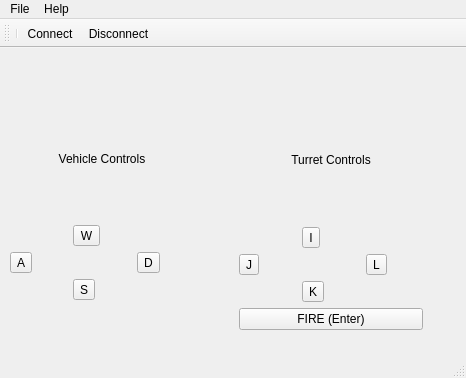
<?xml version="1.0" encoding="UTF-8"?>
<ui version="4.0">
 <class>RemoteControlBase</class>
 <widget class="QMainWindow" name="RemoteControlBase">
  <property name="geometry">
   <rect>
    <x>0</x>
    <y>0</y>
    <width>466</width>
    <height>378</height>
   </rect>
  </property>
  <property name="windowTitle">
   <string>MainWindow</string>
  </property>
  <widget class="QWidget" name="centralwidget">
   <widget class="QWidget" name="layoutWidget">
    <property name="geometry">
     <rect>
      <x>10</x>
      <y>50</y>
      <width>184</width>
      <height>202</height>
     </rect>
    </property>
    <layout class="QGridLayout" name="gridLayout">
     <item row="0" column="0" colspan="3">
      <widget class="QLabel" name="vehicleControlLabel">
       <property name="text">
        <string>Vehicle Controls</string>
       </property>
       <property name="alignment">
        <set>Qt::AlignCenter</set>
       </property>
      </widget>
     </item>
     <item row="1" column="0">
      <spacer name="horizontalSpacer_4">
       <property name="orientation">
        <enum>Qt::Horizontal</enum>
       </property>
       <property name="sizeHint" stdset="0">
        <size>
         <width>58</width>
         <height>20</height>
        </size>
       </property>
      </spacer>
     </item>
     <item row="1" column="1">
      <widget class="QToolButton" name="forwardButton">
       <property name="text">
        <string>W</string>
       </property>
       <property name="icon">
        <iconset resource="resources/icons.qrc">
         <normaloff>:/vehicleIcons/up.png</normaloff>:/vehicleIcons/up.png</iconset>
       </property>
       <property name="iconSize">
        <size>
         <width>32</width>
         <height>32</height>
        </size>
       </property>
       <property name="toolButtonStyle">
        <enum>Qt::ToolButtonTextUnderIcon</enum>
       </property>
      </widget>
     </item>
     <item row="1" column="2">
      <spacer name="horizontalSpacer_2">
       <property name="orientation">
        <enum>Qt::Horizontal</enum>
       </property>
       <property name="sizeHint" stdset="0">
        <size>
         <width>58</width>
         <height>20</height>
        </size>
       </property>
      </spacer>
     </item>
     <item row="2" column="0">
      <widget class="QToolButton" name="leftButton">
       <property name="text">
        <string>A</string>
       </property>
       <property name="icon">
        <iconset resource="resources/icons.qrc">
         <normaloff>:/vehicleIcons/left.png</normaloff>:/vehicleIcons/left.png</iconset>
       </property>
       <property name="iconSize">
        <size>
         <width>32</width>
         <height>32</height>
        </size>
       </property>
       <property name="toolButtonStyle">
        <enum>Qt::ToolButtonTextUnderIcon</enum>
       </property>
      </widget>
     </item>
     <item row="2" column="1">
      <spacer name="horizontalSpacer_5">
       <property name="orientation">
        <enum>Qt::Horizontal</enum>
       </property>
       <property name="sizeHint" stdset="0">
        <size>
         <width>58</width>
         <height>20</height>
        </size>
       </property>
      </spacer>
     </item>
     <item row="2" column="2">
      <widget class="QToolButton" name="rightButton">
       <property name="text">
        <string>D</string>
       </property>
       <property name="icon">
        <iconset resource="resources/icons.qrc">
         <normaloff>:/vehicleIcons/right.png</normaloff>:/vehicleIcons/right.png</iconset>
       </property>
       <property name="iconSize">
        <size>
         <width>32</width>
         <height>32</height>
        </size>
       </property>
       <property name="toolButtonStyle">
        <enum>Qt::ToolButtonTextUnderIcon</enum>
       </property>
      </widget>
     </item>
     <item row="3" column="0">
      <spacer name="horizontalSpacer">
       <property name="orientation">
        <enum>Qt::Horizontal</enum>
       </property>
       <property name="sizeHint" stdset="0">
        <size>
         <width>58</width>
         <height>20</height>
        </size>
       </property>
      </spacer>
     </item>
     <item row="3" column="1">
      <widget class="QToolButton" name="reverseButton">
       <property name="text">
        <string>S</string>
       </property>
       <property name="icon">
        <iconset resource="resources/icons.qrc">
         <normaloff>:/vehicleIcons/down.png</normaloff>:/vehicleIcons/down.png</iconset>
       </property>
       <property name="iconSize">
        <size>
         <width>32</width>
         <height>32</height>
        </size>
       </property>
       <property name="toolButtonStyle">
        <enum>Qt::ToolButtonTextUnderIcon</enum>
       </property>
      </widget>
     </item>
     <item row="3" column="2">
      <spacer name="horizontalSpacer_3">
       <property name="orientation">
        <enum>Qt::Horizontal</enum>
       </property>
       <property name="sizeHint" stdset="0">
        <size>
         <width>58</width>
         <height>20</height>
        </size>
       </property>
      </spacer>
     </item>
    </layout>
   </widget>
   <widget class="QWidget" name="layoutWidget">
    <property name="geometry">
     <rect>
      <x>239</x>
      <y>50</y>
      <width>184</width>
      <height>232</height>
     </rect>
    </property>
    <layout class="QGridLayout" name="gridLayout_2">
     <item row="0" column="0" colspan="3">
      <widget class="QLabel" name="turretControlLabel">
       <property name="text">
        <string>Turret Controls</string>
       </property>
       <property name="alignment">
        <set>Qt::AlignCenter</set>
       </property>
      </widget>
     </item>
     <item row="1" column="0">
      <spacer name="horizontalSpacer_9">
       <property name="orientation">
        <enum>Qt::Horizontal</enum>
       </property>
       <property name="sizeHint" stdset="0">
        <size>
         <width>58</width>
         <height>20</height>
        </size>
       </property>
      </spacer>
     </item>
     <item row="1" column="1">
      <widget class="QToolButton" name="turretUpButton">
       <property name="text">
        <string>I</string>
       </property>
       <property name="icon">
        <iconset resource="resources/icons.qrc">
         <normaloff>:/vehicleIcons/up_turret.png</normaloff>:/vehicleIcons/up_turret.png</iconset>
       </property>
       <property name="iconSize">
        <size>
         <width>32</width>
         <height>32</height>
        </size>
       </property>
       <property name="toolButtonStyle">
        <enum>Qt::ToolButtonTextUnderIcon</enum>
       </property>
      </widget>
     </item>
     <item row="1" column="2">
      <spacer name="horizontalSpacer_10">
       <property name="orientation">
        <enum>Qt::Horizontal</enum>
       </property>
       <property name="sizeHint" stdset="0">
        <size>
         <width>58</width>
         <height>20</height>
        </size>
       </property>
      </spacer>
     </item>
     <item row="2" column="0">
      <widget class="QToolButton" name="turretLeftButton">
       <property name="text">
        <string>J</string>
       </property>
       <property name="icon">
        <iconset resource="resources/icons.qrc">
         <normaloff>:/vehicleIcons/left_turret.png</normaloff>:/vehicleIcons/left_turret.png</iconset>
       </property>
       <property name="iconSize">
        <size>
         <width>32</width>
         <height>32</height>
        </size>
       </property>
       <property name="toolButtonStyle">
        <enum>Qt::ToolButtonTextUnderIcon</enum>
       </property>
      </widget>
     </item>
     <item row="2" column="1">
      <spacer name="horizontalSpacer_8">
       <property name="orientation">
        <enum>Qt::Horizontal</enum>
       </property>
       <property name="sizeHint" stdset="0">
        <size>
         <width>58</width>
         <height>20</height>
        </size>
       </property>
      </spacer>
     </item>
     <item row="2" column="2">
      <widget class="QToolButton" name="turretRightButton">
       <property name="text">
        <string>L</string>
       </property>
       <property name="icon">
        <iconset resource="resources/icons.qrc">
         <normaloff>:/vehicleIcons/right_turret.png</normaloff>:/vehicleIcons/right_turret.png</iconset>
       </property>
       <property name="iconSize">
        <size>
         <width>32</width>
         <height>32</height>
        </size>
       </property>
       <property name="toolButtonStyle">
        <enum>Qt::ToolButtonTextUnderIcon</enum>
       </property>
      </widget>
     </item>
     <item row="3" column="0">
      <spacer name="horizontalSpacer_6">
       <property name="orientation">
        <enum>Qt::Horizontal</enum>
       </property>
       <property name="sizeHint" stdset="0">
        <size>
         <width>58</width>
         <height>20</height>
        </size>
       </property>
      </spacer>
     </item>
     <item row="3" column="1">
      <widget class="QToolButton" name="turretDownButton">
       <property name="text">
        <string>K</string>
       </property>
       <property name="icon">
        <iconset resource="resources/icons.qrc">
         <normaloff>:/vehicleIcons/down_turret.png</normaloff>:/vehicleIcons/down_turret.png</iconset>
       </property>
       <property name="iconSize">
        <size>
         <width>32</width>
         <height>32</height>
        </size>
       </property>
       <property name="toolButtonStyle">
        <enum>Qt::ToolButtonTextUnderIcon</enum>
       </property>
      </widget>
     </item>
     <item row="3" column="2">
      <spacer name="horizontalSpacer_7">
       <property name="orientation">
        <enum>Qt::Horizontal</enum>
       </property>
       <property name="sizeHint" stdset="0">
        <size>
         <width>58</width>
         <height>20</height>
        </size>
       </property>
      </spacer>
     </item>
     <item row="4" column="0" colspan="3">
      <widget class="QPushButton" name="fireButton">
       <property name="text">
        <string>FIRE (Enter)</string>
       </property>
      </widget>
     </item>
    </layout>
   </widget>
  </widget>
  <widget class="QMenuBar" name="menubar">
   <property name="geometry">
    <rect>
     <x>0</x>
     <y>0</y>
     <width>466</width>
     <height>21</height>
    </rect>
   </property>
   <widget class="QMenu" name="menuFile">
    <property name="title">
     <string>File</string>
    </property>
    <addaction name="actionQuit"/>
   </widget>
   <widget class="QMenu" name="menuHelp">
    <property name="title">
     <string>Help</string>
    </property>
    <addaction name="actionAbout_Remote_Control"/>
   </widget>
   <addaction name="menuFile"/>
   <addaction name="menuHelp"/>
  </widget>
  <widget class="QStatusBar" name="statusBar"/>
  <widget class="QToolBar" name="toolBar">
   <property name="minimumSize">
    <size>
     <width>20</width>
     <height>20</height>
    </size>
   </property>
   <property name="windowTitle">
    <string>toolBar</string>
   </property>
   <attribute name="toolBarArea">
    <enum>TopToolBarArea</enum>
   </attribute>
   <attribute name="toolBarBreak">
    <bool>false</bool>
   </attribute>
   <addaction name="separator"/>
   <addaction name="actionConnect"/>
   <addaction name="actionDisconnect"/>
  </widget>
  <action name="actionQuit">
   <property name="text">
    <string>Quit</string>
   </property>
  </action>
  <action name="actionConnect">
   <property name="text">
    <string>Connect</string>
   </property>
  </action>
  <action name="actionDisconnect">
   <property name="text">
    <string>Disconnect</string>
   </property>
  </action>
  <action name="actionAbout_Remote_Control">
   <property name="text">
    <string>About Remote Control</string>
   </property>
  </action>
 </widget>
 <resources>
  <include location="resources/icons.qrc"/>
 </resources>
 <connections>
  <connection>
   <sender>forwardButton</sender>
   <signal>pressed()</signal>
   <receiver>RemoteControlBase</receiver>
   <slot>start_forward()</slot>
   <hints>
    <hint type="sourcelabel">
     <x>102</x>
     <y>103</y>
    </hint>
    <hint type="destinationlabel">
     <x>233</x>
     <y>156</y>
    </hint>
   </hints>
  </connection>
  <connection>
   <sender>forwardButton</sender>
   <signal>released()</signal>
   <receiver>RemoteControlBase</receiver>
   <slot>stop_forward()</slot>
   <hints>
    <hint type="sourcelabel">
     <x>102</x>
     <y>103</y>
    </hint>
    <hint type="destinationlabel">
     <x>233</x>
     <y>156</y>
    </hint>
   </hints>
  </connection>
  <connection>
   <sender>leftButton</sender>
   <signal>pressed()</signal>
   <receiver>RemoteControlBase</receiver>
   <slot>start_left()</slot>
   <hints>
    <hint type="sourcelabel">
     <x>40</x>
     <y>164</y>
    </hint>
    <hint type="destinationlabel">
     <x>233</x>
     <y>156</y>
    </hint>
   </hints>
  </connection>
  <connection>
   <sender>leftButton</sender>
   <signal>released()</signal>
   <receiver>RemoteControlBase</receiver>
   <slot>stop_left()</slot>
   <hints>
    <hint type="sourcelabel">
     <x>40</x>
     <y>164</y>
    </hint>
    <hint type="destinationlabel">
     <x>233</x>
     <y>156</y>
    </hint>
   </hints>
  </connection>
  <connection>
   <sender>reverseButton</sender>
   <signal>pressed()</signal>
   <receiver>RemoteControlBase</receiver>
   <slot>start_reverse()</slot>
   <hints>
    <hint type="sourcelabel">
     <x>102</x>
     <y>225</y>
    </hint>
    <hint type="destinationlabel">
     <x>233</x>
     <y>156</y>
    </hint>
   </hints>
  </connection>
  <connection>
   <sender>reverseButton</sender>
   <signal>released()</signal>
   <receiver>RemoteControlBase</receiver>
   <slot>stop_reverse()</slot>
   <hints>
    <hint type="sourcelabel">
     <x>102</x>
     <y>225</y>
    </hint>
    <hint type="destinationlabel">
     <x>233</x>
     <y>156</y>
    </hint>
   </hints>
  </connection>
  <connection>
   <sender>rightButton</sender>
   <signal>pressed()</signal>
   <receiver>RemoteControlBase</receiver>
   <slot>start_right()</slot>
   <hints>
    <hint type="sourcelabel">
     <x>164</x>
     <y>164</y>
    </hint>
    <hint type="destinationlabel">
     <x>233</x>
     <y>156</y>
    </hint>
   </hints>
  </connection>
  <connection>
   <sender>rightButton</sender>
   <signal>released()</signal>
   <receiver>RemoteControlBase</receiver>
   <slot>stop_right()</slot>
   <hints>
    <hint type="sourcelabel">
     <x>164</x>
     <y>164</y>
    </hint>
    <hint type="destinationlabel">
     <x>233</x>
     <y>156</y>
    </hint>
   </hints>
  </connection>
  <connection>
   <sender>fireButton</sender>
   <signal>pressed()</signal>
   <receiver>RemoteControlBase</receiver>
   <slot>start_fire()</slot>
   <hints>
    <hint type="sourcelabel">
     <x>330</x>
     <y>290</y>
    </hint>
    <hint type="destinationlabel">
     <x>232</x>
     <y>166</y>
    </hint>
   </hints>
  </connection>
  <connection>
   <sender>fireButton</sender>
   <signal>released()</signal>
   <receiver>RemoteControlBase</receiver>
   <slot>stop_fire()</slot>
   <hints>
    <hint type="sourcelabel">
     <x>330</x>
     <y>290</y>
    </hint>
    <hint type="destinationlabel">
     <x>232</x>
     <y>166</y>
    </hint>
   </hints>
  </connection>
  <connection>
   <sender>turretDownButton</sender>
   <signal>pressed()</signal>
   <receiver>RemoteControlBase</receiver>
   <slot>start_turret_down()</slot>
   <hints>
    <hint type="sourcelabel">
     <x>330</x>
     <y>245</y>
    </hint>
    <hint type="destinationlabel">
     <x>232</x>
     <y>166</y>
    </hint>
   </hints>
  </connection>
  <connection>
   <sender>turretDownButton</sender>
   <signal>released()</signal>
   <receiver>RemoteControlBase</receiver>
   <slot>stop_turret_down()</slot>
   <hints>
    <hint type="sourcelabel">
     <x>330</x>
     <y>245</y>
    </hint>
    <hint type="destinationlabel">
     <x>232</x>
     <y>166</y>
    </hint>
   </hints>
  </connection>
  <connection>
   <sender>turretLeftButton</sender>
   <signal>pressed()</signal>
   <receiver>RemoteControlBase</receiver>
   <slot>start_turret_left()</slot>
   <hints>
    <hint type="sourcelabel">
     <x>268</x>
     <y>184</y>
    </hint>
    <hint type="destinationlabel">
     <x>232</x>
     <y>166</y>
    </hint>
   </hints>
  </connection>
  <connection>
   <sender>turretLeftButton</sender>
   <signal>released()</signal>
   <receiver>RemoteControlBase</receiver>
   <slot>stop_turret_left()</slot>
   <hints>
    <hint type="sourcelabel">
     <x>268</x>
     <y>184</y>
    </hint>
    <hint type="destinationlabel">
     <x>232</x>
     <y>166</y>
    </hint>
   </hints>
  </connection>
  <connection>
   <sender>turretRightButton</sender>
   <signal>pressed()</signal>
   <receiver>RemoteControlBase</receiver>
   <slot>start_turret_right()</slot>
   <hints>
    <hint type="sourcelabel">
     <x>392</x>
     <y>184</y>
    </hint>
    <hint type="destinationlabel">
     <x>232</x>
     <y>166</y>
    </hint>
   </hints>
  </connection>
  <connection>
   <sender>turretRightButton</sender>
   <signal>released()</signal>
   <receiver>RemoteControlBase</receiver>
   <slot>stop_turret_right()</slot>
   <hints>
    <hint type="sourcelabel">
     <x>392</x>
     <y>184</y>
    </hint>
    <hint type="destinationlabel">
     <x>232</x>
     <y>166</y>
    </hint>
   </hints>
  </connection>
  <connection>
   <sender>turretUpButton</sender>
   <signal>pressed()</signal>
   <receiver>RemoteControlBase</receiver>
   <slot>start_turret_up()</slot>
   <hints>
    <hint type="sourcelabel">
     <x>330</x>
     <y>123</y>
    </hint>
    <hint type="destinationlabel">
     <x>232</x>
     <y>166</y>
    </hint>
   </hints>
  </connection>
  <connection>
   <sender>turretUpButton</sender>
   <signal>released()</signal>
   <receiver>RemoteControlBase</receiver>
   <slot>stop_turret_up()</slot>
   <hints>
    <hint type="sourcelabel">
     <x>330</x>
     <y>123</y>
    </hint>
    <hint type="destinationlabel">
     <x>232</x>
     <y>166</y>
    </hint>
   </hints>
  </connection>
  <connection>
   <sender>actionConnect</sender>
   <signal>triggered()</signal>
   <receiver>RemoteControlBase</receiver>
   <slot>serverConnect()</slot>
   <hints>
    <hint type="sourcelabel">
     <x>-1</x>
     <y>-1</y>
    </hint>
    <hint type="destinationlabel">
     <x>232</x>
     <y>188</y>
    </hint>
   </hints>
  </connection>
  <connection>
   <sender>actionQuit</sender>
   <signal>triggered()</signal>
   <receiver>RemoteControlBase</receiver>
   <slot>close()</slot>
   <hints>
    <hint type="sourcelabel">
     <x>-1</x>
     <y>-1</y>
    </hint>
    <hint type="destinationlabel">
     <x>232</x>
     <y>188</y>
    </hint>
   </hints>
  </connection>
 </connections>
 <slots>
  <slot>serverConnect()</slot>
  <slot>start_reverse()</slot>
  <slot>stop_reverse()</slot>
  <slot>start_forward()</slot>
  <slot>stop_forward()</slot>
  <slot>start_left()</slot>
  <slot>stop_left()</slot>
  <slot>start_right()</slot>
  <slot>stop_right()</slot>
  <slot>start_turret_up()</slot>
  <slot>stop_turret_up()</slot>
  <slot>start_turret_down()</slot>
  <slot>stop_turret_down()</slot>
  <slot>start_turret_left()</slot>
  <slot>stop_turret_left()</slot>
  <slot>start_turret_right()</slot>
  <slot>stop_turret_right()</slot>
  <slot>start_fire()</slot>
  <slot>stop_fire()</slot>
 </slots>
</ui>
